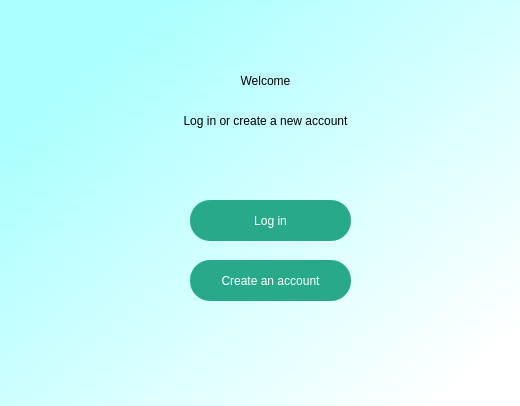
<?xml version="1.0" encoding="UTF-8"?>
<ui version="4.0">
 <class>Dialog</class>
 <widget class="QDialog" name="Dialog">
  <property name="geometry">
   <rect>
    <x>0</x>
    <y>0</y>
    <width>520</width>
    <height>406</height>
   </rect>
  </property>
  <property name="windowTitle">
   <string>Dialog</string>
  </property>
  <widget class="QWidget" name="bgwidget" native="true">
   <property name="geometry">
    <rect>
     <x>0</x>
     <y>0</y>
     <width>521</width>
     <height>411</height>
    </rect>
   </property>
   <property name="styleSheet">
    <string notr="true">QWidget#bgwidget{
background-color:qlineargradient(spread:pad, x1:0.124955, y1:0.199, x2:0.909091, y2:0.903, stop:0 rgba(170, 255, 255, 255), stop:1 rgba(255, 255, 255, 255));
}</string>
   </property>
   <widget class="QLabel" name="label">
    <property name="geometry">
     <rect>
      <x>160</x>
      <y>50</y>
      <width>211</width>
      <height>61</height>
     </rect>
    </property>
    <property name="styleSheet">
     <string notr="true">
font: 700 24pt &quot;Segoe UI&quot;;</string>
    </property>
    <property name="text">
     <string>Welcome</string>
    </property>
    <property name="alignment">
     <set>Qt::AlignmentFlag::AlignCenter</set>
    </property>
   </widget>
   <widget class="QPushButton" name="pushButton">
    <property name="geometry">
     <rect>
      <x>190</x>
      <y>200</y>
      <width>161</width>
      <height>41</height>
     </rect>
    </property>
    <property name="styleSheet">
     <string notr="true">QPushButton{
border-radius : 20px;
background-color:rgb(40, 170, 138);
color:rgb(255, 255, 255);
}</string>
    </property>
    <property name="text">
     <string>Log in</string>
    </property>
   </widget>
   <widget class="QPushButton" name="pushButton_2">
    <property name="geometry">
     <rect>
      <x>190</x>
      <y>260</y>
      <width>161</width>
      <height>41</height>
     </rect>
    </property>
    <property name="styleSheet">
     <string notr="true">QPushButton{
border-radius : 20px;
background-color:rgb(40, 170, 138);
color:rgb(255, 255, 255);
}</string>
    </property>
    <property name="text">
     <string>Create an account</string>
    </property>
   </widget>
   <widget class="QLabel" name="label_2">
    <property name="geometry">
     <rect>
      <x>160</x>
      <y>110</y>
      <width>211</width>
      <height>21</height>
     </rect>
    </property>
    <property name="text">
     <string>Log in or create a new account</string>
    </property>
    <property name="alignment">
     <set>Qt::AlignmentFlag::AlignCenter</set>
    </property>
   </widget>
  </widget>
 </widget>
 <resources/>
 <connections/>
</ui>
